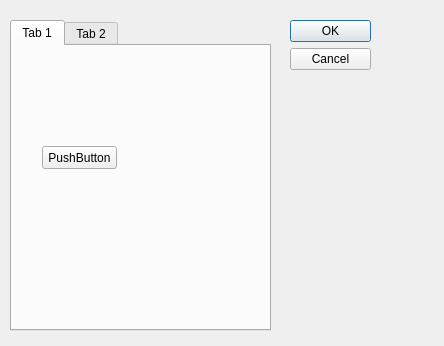
<?xml version="1.0" encoding="UTF-8"?>
<ui version="4.0">
 <class>Dialog</class>
 <widget class="QDialog" name="Dialog">
  <property name="geometry">
   <rect>
    <x>0</x>
    <y>0</y>
    <width>444</width>
    <height>346</height>
   </rect>
  </property>
  <property name="windowTitle">
   <string>Dialog</string>
  </property>
  <widget class="QDialogButtonBox" name="buttonBox">
   <property name="geometry">
    <rect>
     <x>290</x>
     <y>20</y>
     <width>81</width>
     <height>241</height>
    </rect>
   </property>
   <property name="orientation">
    <enum>Qt::Vertical</enum>
   </property>
   <property name="standardButtons">
    <set>QDialogButtonBox::Cancel|QDialogButtonBox::Ok</set>
   </property>
  </widget>
  <widget class="QTabWidget" name="tabWidget">
   <property name="geometry">
    <rect>
     <x>10</x>
     <y>20</y>
     <width>261</width>
     <height>311</height>
    </rect>
   </property>
   <property name="currentIndex">
    <number>0</number>
   </property>
   <widget class="QWidget" name="tab">
    <attribute name="title">
     <string>Tab 1</string>
    </attribute>
    <widget class="QPushButton" name="pushButton">
     <property name="geometry">
      <rect>
       <x>30</x>
       <y>100</y>
       <width>75</width>
       <height>23</height>
      </rect>
     </property>
     <property name="text">
      <string>PushButton</string>
     </property>
    </widget>
   </widget>
   <widget class="QWidget" name="tab_2">
    <attribute name="title">
     <string>Tab 2</string>
    </attribute>
    <widget class="QPushButton" name="pushButton_2">
     <property name="geometry">
      <rect>
       <x>130</x>
       <y>30</y>
       <width>75</width>
       <height>23</height>
      </rect>
     </property>
     <property name="text">
      <string>PushButton</string>
     </property>
    </widget>
    <widget class="QPushButton" name="pushButton_3">
     <property name="geometry">
      <rect>
       <x>130</x>
       <y>70</y>
       <width>75</width>
       <height>23</height>
      </rect>
     </property>
     <property name="text">
      <string>PushButton</string>
     </property>
    </widget>
   </widget>
  </widget>
 </widget>
 <resources/>
 <connections>
  <connection>
   <sender>buttonBox</sender>
   <signal>accepted()</signal>
   <receiver>Dialog</receiver>
   <slot>accept()</slot>
   <hints>
    <hint type="sourcelabel">
     <x>248</x>
     <y>254</y>
    </hint>
    <hint type="destinationlabel">
     <x>157</x>
     <y>274</y>
    </hint>
   </hints>
  </connection>
  <connection>
   <sender>buttonBox</sender>
   <signal>rejected()</signal>
   <receiver>Dialog</receiver>
   <slot>reject()</slot>
   <hints>
    <hint type="sourcelabel">
     <x>316</x>
     <y>260</y>
    </hint>
    <hint type="destinationlabel">
     <x>286</x>
     <y>274</y>
    </hint>
   </hints>
  </connection>
 </connections>
</ui>
